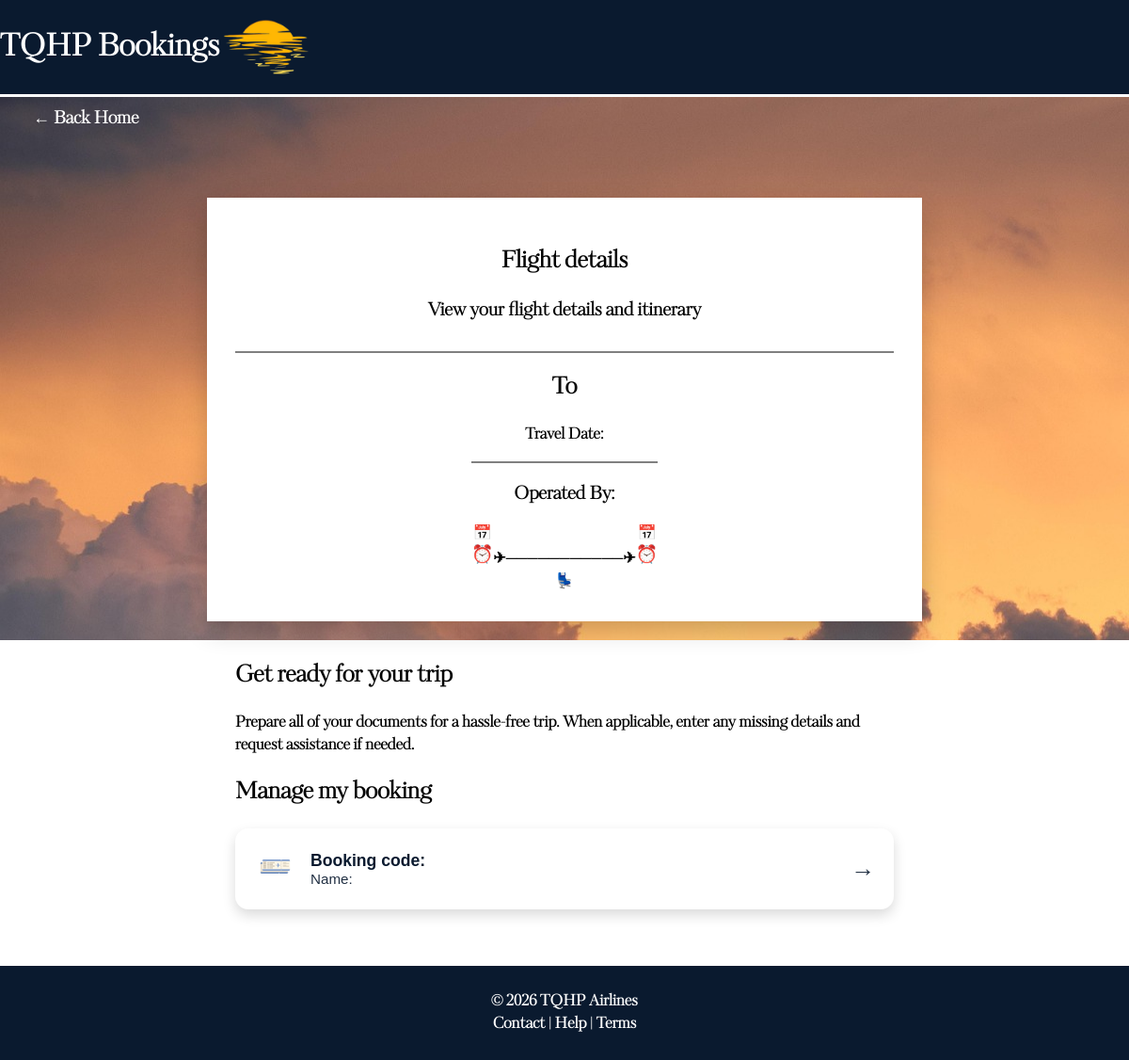
/showBooking/2/, run on an earlier commit of the app's database.
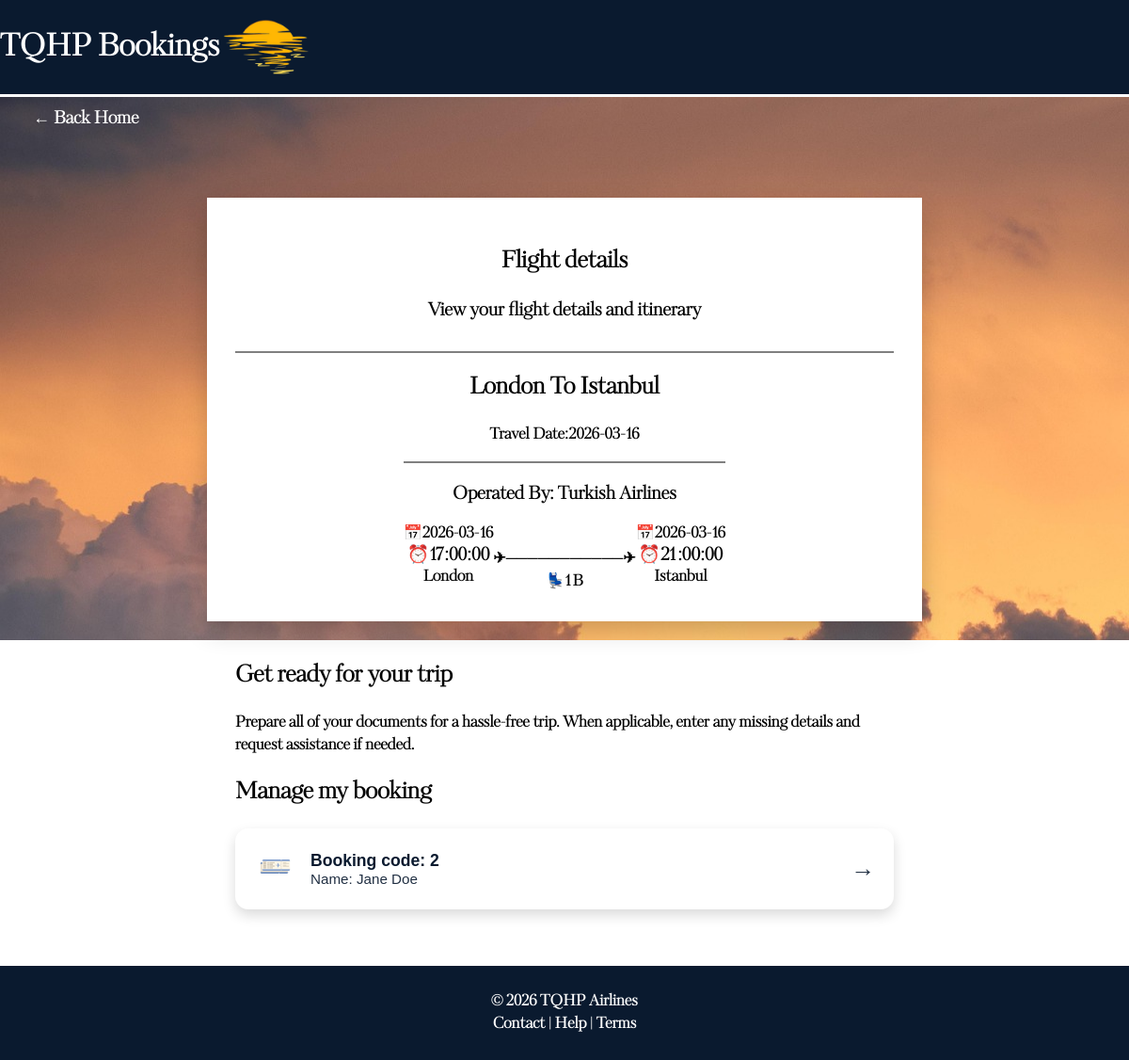
And on a later commit of the database.
### tables this page shows
CREATE TABLE Flight (
    flightNumber INTEGER PRIMARY KEY AUTOINCREMENT,
    departure TEXT NOT NULL,
    destination TEXT NOT NULL,
    departureDate TEXT NOT NULL,
    departureTime TEXT NOT NULL,
    arrivalDate TEXT NOT NULL,
    arrivalTime TEXT NOT NULL,
    numberSeats INTEGER NOT NULL,
    airlineID INTEGER,
    FOREIGN KEY (airlineID) REFERENCES Airline(airlineID)
);

CREATE TABLE Airline (
    airlineID INTEGER PRIMARY KEY AUTOINCREMENT,
    airlineName TEXT NOT NULL,
    airlineAddress TEXT NOT NULL
);

CREATE TABLE Booking (
    bookingID INTEGER PRIMARY KEY AUTOINCREMENT,
    dateBooked TEXT NOT NULL,
    totalCost INTEGER NOT NULL,
    creditCardName TEXT NOT NULL,
    creditCardNumber TEXT NOT NULL,
    creditCardCvv TEXT NOT NULL,
    creditCardExpiry TEXT,
    customerID INTEGER NOT NULL,
    flightNumber INTEGER NOT NULL,
    seatNumber INTEGER,
    FOREIGN KEY (customerID) REFERENCES Customer(customerID),
    FOREIGN KEY (flightNumber) REFERENCES Flight(flightNumber)
);

CREATE TABLE Customer (
    customerID INTEGER PRIMARY KEY AUTOINCREMENT,
    customerName TEXT NOT NULL,
    customerAddress TEXT NOT NULL,
    customerEmail TEXT NOT NULL,
    customerPhoneNum TEXT NOT NULL
);

### app.py (the view)
@app.route("/showBooking/<int:bookingID>/", methods = ["GET"])
def showBooking(bookingID):
    conn = getDbConnection()
    booking = conn.execute("""
        SELECT
            Booking.bookingID,
            Booking.seatNumber,
            Customer.customerName AS customerName,
            Customer.customerEmail,
            Flight.departure AS departure,
            Flight.departureDate,
            Flight.departureTime,
            Flight.destination AS destination,
            Flight.arrivalDate,
            Flight.arrivalTime,
            Airline.airlineName

        FROM Booking
        INNER JOIN Customer ON Booking.customerID = Customer.customerID
        INNER JOIN Flight ON Booking.flightNumber = Flight.flightNumber
        INNER JOIN Airline ON Flight.airlineID = Airline.airlineID

        WHERE Booking.bookingID = ?
    """, (bookingID,)).fetchone()
    conn.close()
    print("DEBUG: booking =", booking)
    return render_template("showBooking.html", booking = booking)

### app.py (called while the page is built)
def getDbConnection():
    conn = sqlite3.connect("AirPlaneSystem.db")
    conn.row_factory = sqlite3.Row
    return conn

### templates/showBooking.html (shortened to what this page needs)
<!DOCTYPE html>
<html lang="en">
<head>
    <link rel="stylesheet" href="{{ url_for('static', filename='showBooking.css') }}">
</head>
<body>
    <div id ="top">
         <h1>TQHP Bookings</h1>
         <img id="logo" src="{{ url_for('static', filename='Images/sunset logo.png') }}">
    </div>
    <div id = "main">
        <div id = "backButton"><button onclick="location.href='/retrieveBooking'">← Back Home</button></div>
    <div id ="info">
        <div id = "info-header"><p><h2>Flight details</h2>
        <h3>View your flight details and itinerary</h3></p>
        </div>
        <form>
        <div id = "info-summary">
            <h2>{{ booking['departure'] }} To {{ booking['destination'] }}</h2>
            <p> Travel Date:{{ booking['departureDate'] }}</p>
        </div>
        <div id = "info-detailed">
            <div id = "airlinedetails"><h3>Operated By: {{ booking['airlineName'] }}</h3></div>
            <div id = "info-detailed-schedule">
                <div id = "departureDetails" class = "details">
                    <h4>📅{{ booking['departureDate'] }}</h4>
                    <h3>⏰{{ booking['departureTime'] }}</h3>
                    <h4>{{ booking['departure'] }}</h4>
                </div>
                <div class = "divider">
                    <br>
                    ✈───────────✈
                    <br>
                    💺{{ booking['seatNumber'] }}
                </div>
                <div id = "arrivalDetails" class = "details">
                    <h4>📅{{ booking['arrivalDate'] }}</h4>
                    <h3>⏰{{ booking['arrivalTime'] }}</h3>
                    <h4>{{ booking['destination'] }}</h4>
                </div>
            </div>
        </div>
    </div>
    </div>
        <div id = "extra">
        <div id = "extra-info">
        <h2>Get ready for your trip</h2>
        <p>Prepare all of your documents for a hassle-free trip. When applicable, enter any missing details and request assistance if needed.</p>
        <h2>Manage my booking</h2>
            <button id="bookingName" class="booking-card"
                onclick="location.href='/editBooking/{{ booking['bookingID'] }}'">
            <div class="card-left">
                <img class="ticket-icon" src="{{ url_for('static', filename='Images/ticket.png') }}">
            </div>
            <div class="card-middle">
                <span class="code">Booking code: {{ booking['bookingID'] }}</span>
                <span class="name">Name: {{ booking['customerName'] }}</span>
            </div>
            <div class="card-right">
                <span class="arrow">→</span>
            </div>
        </button>
        </div>
    </div>
    <div class = "bottom">
        © 2026 TQHP Airlines <br>Contact | Help | Terms
    </div>
</body>
</html>

### static/showBooking.css (style rules this page uses)
html, body { margin: 0; height: auto; width: 100%; font-family: 'KudryashevDisplay', sans-serif; font-weight:bold; }
#top { background: #0A1A2F; color: white; font-size:16px; display: flex; align-items: center; justify-content: flex-start; border-bottom: 3px solid white; height:20%; }
#logo { height: 100px; width: auto; }
#backButton { align-self: flex-start; margin-left: 20px; }
#backButton button { background: transparent; border: none; color: white; font-size: 18px; font-weight:bold; font-family: 'KudryashevDisplay', sans-serif; cursor: pointer; padding: 10px 15px; transition: all 0.2s ease; }
#main { display: flex; flex-direction: column; justify-content: center; align-items: center; font-weight:600px; background: url("/static/Images/sunsetHome.jpg"); }
#info { display: flex; flex-direction: column; justify-content: center; align-items: center; text-align: center; background: white; backdrop-filter: blur(4px); color: black; padding: 30px; width: 700px; box-shadow: 0 10px 25px rgba(0,0,0,0.2); position: relative; margin-top:60px; margin-bottom:20px; }
#info-header { border-bottom: 2px solid grey; width:100%; padding-bottom:10px; }
#info-summary { margin-top:15px; width:100%; border-bottom: 2px solid grey; }
#info-detailed-schedule { display: flex; flex-direction: row; }
.details h3, .details h4 { margin: -3px 0; }
#extra { width: 700px; margin: 20px auto 0 auto; text-align: center; }
#extra-info { text-align: left; }
#extra button { background:transparent; border:0px; font-size:20px; width:700px; text-align:left; color:#0A1A2F; }
.booking-card { width: 100%; background: linear-gradient(135deg, #4a90e2, #6fb1fc); border: none; border-radius: 14px; padding: 18px 20px; display: flex; align-items: center; justify-content: space-between; cursor: pointer; color: white; font-size: 1rem; font-weight: 500; box-shadow: 0 6px 14px rgba(0, 0, 0, 0.15); transition: transform 0.2s ease, box-shadow 0.2s ease; }
.card-left img.ticket-icon { width: 45px; height: 45px; }
.card-middle { flex-grow: 1; margin-left: 15px; text-align: left; }
.card-middle .code { font-size: 1.1rem; font-weight: 600; display: block; }
.card-middle .name { font-size: 0.95rem; opacity: 0.9; display: block; }
.card-right .arrow { font-size: 1.6rem; font-weight: bold; opacity: 0.9; transition: transform 0.2s ease; }
.arrow { font-size: 24px; }
.bottom { margin-top:60px; background:#0A1A2F; color: white; height:100px; display: flex; flex-direction: column; justify-content: center; align-items: center; text-align: center; }

What changed in the data, as far as the page shows it:
now on this page (row unchanged): Flight: departure "London", destination "Istanbul", departureDate "2026-03-16", departureTime "17:00:00", arrivalDate "2026-03-16", arrivalTime "21:00:00"
now on this page (row unchanged): Airline: airlineName "Turkish Airlines"
added Booking: seatNumber "1B", bookingID "2"
added Customer: customerName "Jane Doe"
